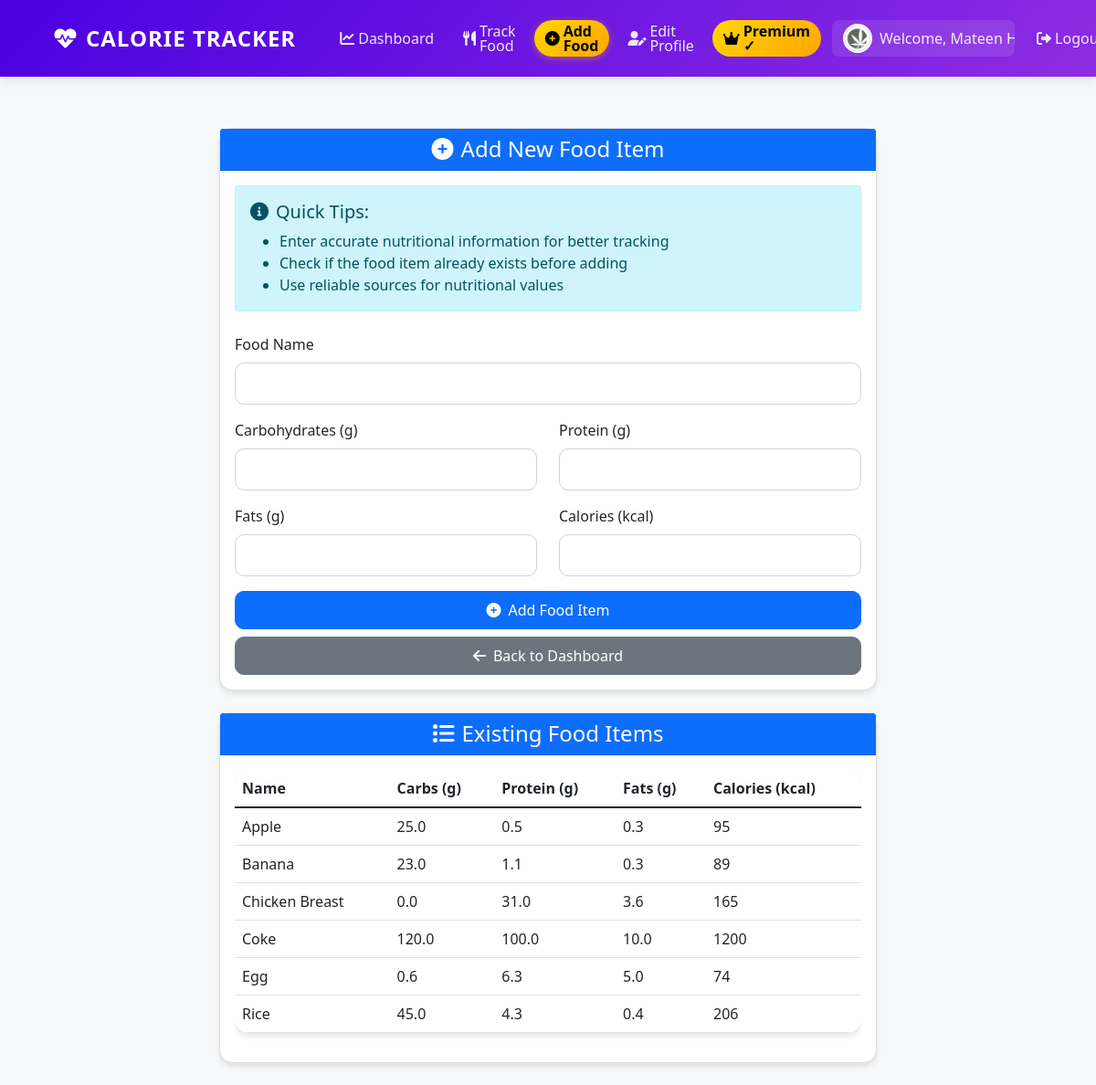
/add-food/ (signed in), run on an earlier commit of the app's database.
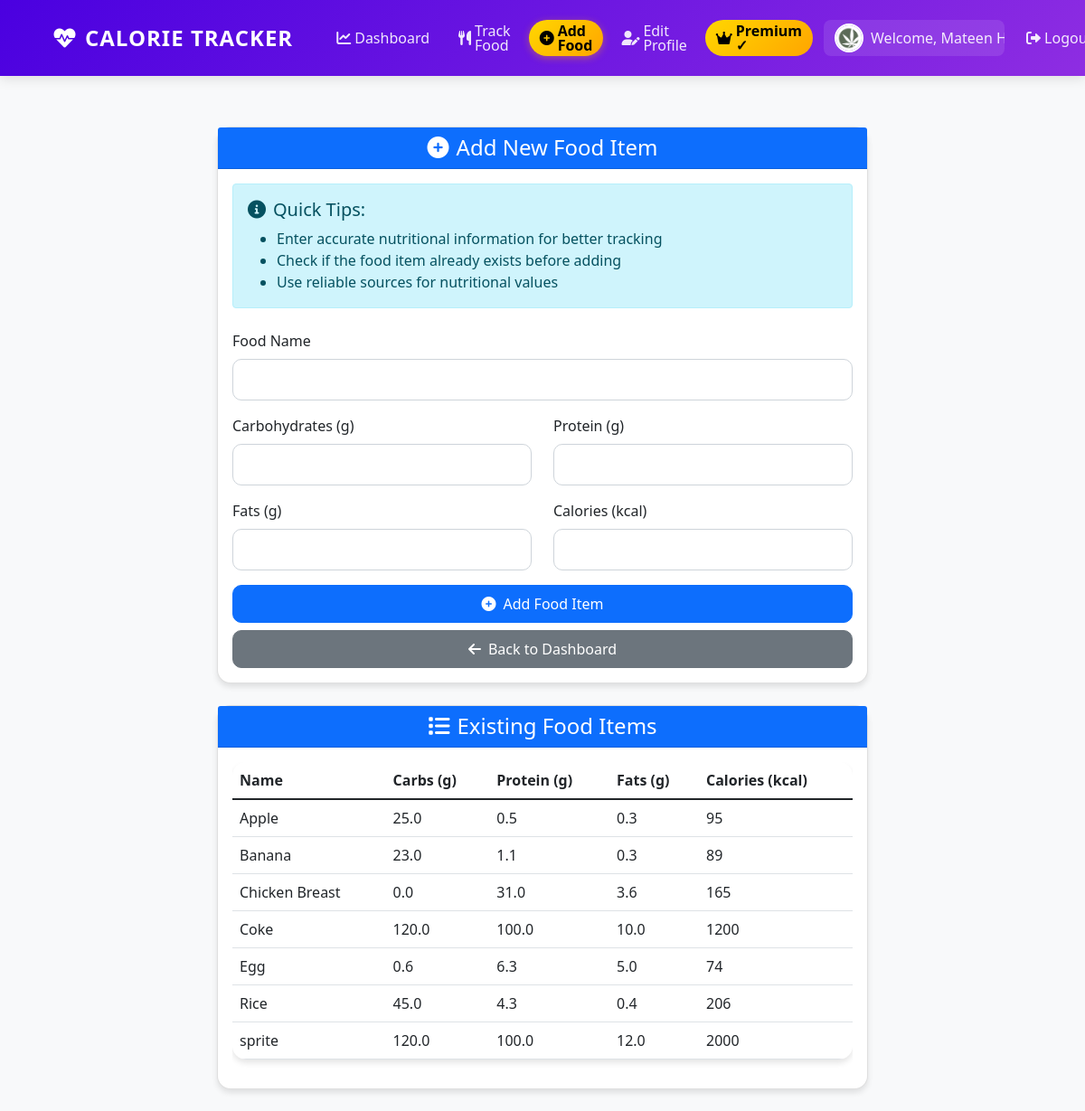
And on a later commit of the database.
### myapp/models.py (models this page shows, shortened)
class Food(models.Model):
    name = models.CharField(max_length=100)
    carbs = models.FloatField()
    protein = models.FloatField()
    fats = models.FloatField()
    calories = models.IntegerField()
    fiber = models.FloatField(default=0)
    sugar = models.FloatField(default=0)
    serving_size = models.CharField(max_length=50, default='100g')
    category = models.CharField(max_length=50, blank=True)
    class Meta:
        ordering = ['name']
        verbose_name = 'Food'
        verbose_name_plural = 'Foods'

### myapp/views.py (the view, shortened to what this page needs)
# urls.py: path('add-food/', views.add_food, name='add_food'),
@login_required
def add_food(request):
    foods = Food.objects.all().order_by('name')
    return render(request, 'myapp/add_food.html', {'foods': foods})

### myapp/models.py (called while the page is built)
    def is_premium_active(self):
        if self.is_premium and self.premium_until:
            return timezone.now() < self.premium_until
        return False

### myapp/templatetags/custom_filters.py (called while the page is built)
@register.filter
def format_display_name(user):
    full_name = user.get_full_name()
    if full_name:
        name_parts = full_name.strip().split()
        if len(name_parts) >= 2:
            first_name = name_parts[0]
            last_initial = name_parts[-1][0].upper()
            return f"{first_name} {last_initial}."
        else:
            return full_name
    else:
        return user.username

### myapp/templates/myapp/add_food.html (shortened to what the changed rows need)
{% extends "myapp/base.html" %}
{% block content %}
<div class="container py-4">
    <div class="row justify-content-center">
        <div class="col-md-8">
            <div class="card mt-4">
                <div class="card-body">
                    <div class="table-responsive">
                        <table class="table table-hover">
                            <thead>
                                <tr>
                                    <th>Name</th>
                                    <th>Carbs (g)</th>
                                    <th>Protein (g)</th>
                                    <th>Fats (g)</th>
                                    <th>Calories (kcal)</th>
                                </tr>
                            </thead>
                            <tbody>
                                {% for food in foods %}
                                <tr>
                                    <td>{{ food.name }}</td>
                                    <td>{{ food.carbs }}</td>
                                    <td>{{ food.protein }}</td>
                                    <td>{{ food.fats }}</td>
                                    <td>{{ food.calories }}</td>
                                </tr>
                                {% endfor %}
                            </tbody>
                        </table>
                    </div>
                </div>
            </div>
        </div>
    </div>
</div>
{% endblock %}

What changed in the data, as far as the page shows it:
added Food: name "sprite", carbs "120.0", protein "100.0", fats "12.0", calories "2000"
